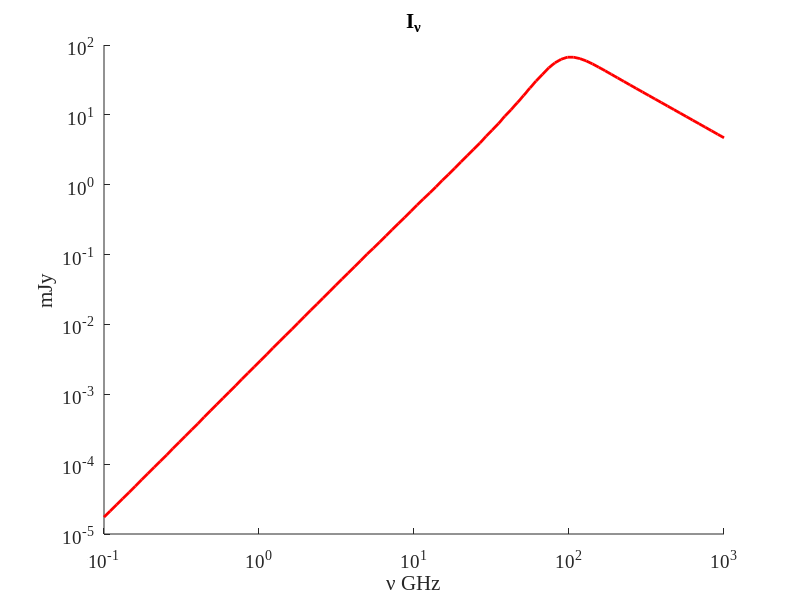

The MATLAB source for this figure: (Note: this script raises an error after producing the figure.)
clear;

radiation = importdata('radiation.dat');

N = size(radiation,1);
Nr = size(radiation,2);

%CSS161010
cssx1(1:4) = [1.5, 3.0, 6.1, 9.87 ];
cssy1(1:4) = [ 1.5, 4.3, 6.1, 4.2 ];
cssError1(1:4) = [ 0.1, 0.2, 0.3, 0.2 ];

cssx2(1:5) = [ 1.5, 2.94, 6.1, 9.74, 22.0 ];
cssy2(1:5) = [ 4.7, 2.9, 2.3, 1.74, 0.56 ];
cssError2(1:5) = [ 0.6, 0.2, 0.1, 0.09, 0.03 ];

cssx3(1:6) = [ 0.33, 0.61, 1.5, 3.0, 6.05, 10.0 ];
%todo 0? or what?
cssy3(1:6) = [ 0.0, 0.79, 0.27, 0.17, 0.07, 0.032 ];
cssError3(1:6) = [ 0.375, 0.09, 0.07, 0.03, 0.01, 0.008 ];
%

%SN2009bb
jul12x(1:2) = 0;
jul12x(1) = 0.325;
jul12x(2) = 0.61;
jul12y(1:2) = 0;
jul12y(1) = 4.4;
jul12y(2) = 2.0;

jan12x(1:3) = 0;
jan12x(1) = 0.325;
jan12x(2) = 0.61;
jan12x(3) = 1.28;
jan12y(1:3) = 0;
jan12y(1) = 5.9;
jan12y(2) = 1.4;
jan12y(3) = 0.7;

apr11x(1:3) = 0;
apr11x(1) = 0.325;
apr11x(2) = 0.61;
apr11x(3) = 1.28;
apr11y(1:3) = 0;
apr11y(1) = 4.6;
apr11y(2) = 1.4;
ap11y(3) = 0.7;

decx(1:3) = 0;
decx(1) = 0.325;
decx(2) = 0.61;
decx(3) = 1.28;
decy(1:3) = 0;
decy(1) = 6.1;
decy(2) = 1.9;
decy(3) = 0.9;

octx(1:3) = 0;
octx(1) = 0.325;
octx(2) = 0.61;
octx(3) = 1.28;
octy(1:3) = 0;
octy(1) = 12;
octy(2) = 6.3;
octy(3) = 4.4;

augx(1:5) = 0;
augx(1) = 0.332;
augx(2) = 0.617;
augx(3) = 1.43;
augx(4) = 4.86;
augx(5) = 8.46;
augy(1:5) = 0;
augy(1) = 3.3;
augy(2) = 7.9;
augy(3) = 8.68;
augy(4) = 2.47;
augy(5) = 1.084;
augerr(1:5) = 0;
augerr(1) = 0.7;
augerr(2) = 0.3;
augerr(3) = 0.341;
augerr(4) = 0.155;
augerr(5) = 0.091;

augmax = 0.886;
augmaxy = 11.2;

junx(1:4) = 0;
junx(1) = 0.617;
junx(2) = 1.43;
junx(3) = 4.86;
junx(4) = 8.46;
juny(1:4) = 0;
juny(1) = 3.0;
juny(2) = 9.465;
juny(3) = 5.877;
juny(4) = 3.203;
junerr(1:4) = 0;
junerr(1) = 0.3;
junerr(2) = 0.186;
junerr(3) = 0.11;
junerr(4) = 0.074;

junmaxx = 1.65;
junmaxy = 13.2;

mayx(1:3) = 0;
mayx(1) = 1.43;
mayx(2) = 4.86;
mayx(3) = 8.46;
mayy(1:3) = 0;
mayy(1) = 4.93;
mayy(2) = 12.2;
mayy(3) = 6.82;
mayerr(1:3) = 0;
mayerr(1) = 0.122;
mayerr(2) = 0.165;
mayerr(3) = 0.098;

maymaxx = 2.96;
maymaxy = 15.2;

aprx(1:4) = 0;
aprx(1) = 1.43;
aprx(2) = 4.86;
aprx(3) = 8.46;
aprx(4) = 22.5;
apry(1:4) = 0;
apry(1) = 1.3;
apry(2) = 12.86;
apry(3) = 17.57;
apry(4) = 5.2;
aprerr(1:4) = 0;
aprerr(1) = 0.1;
aprerr(2) = 0.161;
aprerr(3) = 0.088;
aprerr(4) = 0.19;

aprmaxx = 6.50;
aprmaxy = 19.3;
%

r = 5.17E16;
d = 40*3*10^24;
B = 0.346;
n = 2912;
me = 0.91*10^-27;
c = 3*10^10;
c1 = 6.27*10^18;
c5 = 7.25*10^-24;
c6 = 7.97*10^-41;
g = 3;
E0 = me*c*c;
N0 = n*(g-1)*(E0^(g-1));
f = 0.5;
s = 4*f*r/3;

h = 6.626*10^-27;

%theorRadiation(1:N) = 0;

%nu1 = 2*c1*((s*c6)^(2/(g+4)))*(N0^(2/(g+4)))*B^((g+2)/(g+4));
%for i = 1:N,
    %if (radiation(i,1)*(10^9) < nu1)
%        theorRadiation(i) = (10^26)*(3.14*r*r/d^2)*(c5/c6)*(B^-0.5)*((radiation(i,1)*(10^9)/(2*c1))^2.5)*(1 - exp(-((radiation(i,1)*(10^9)/nu1)^(-(g+4)/2))));
    %else 
    %    theorRadiation(i) = (10^26)*
    %end;
%end;

set(0,'DefaultAxesFontSize',14,'DefaultAxesFontName','Times New Roman');
set(0,'DefaultTextFontSize',20,'DefaultTextFontName','Times New Roman'); 

figure(1);
hold on;
set(gca, 'YScale', 'log');
set(gca, 'XScale', 'log');
title ('I_{\nu}');
xlabel ('{\nu} GHz');
ylabel ('mJy');

loglog(radiation(1:N,1),radiation(1:N,2),'red','LineWidth',2);
loglog(radiation(1:N,1),radiation(1:N,3),'green','LineWidth',2);
loglog(radiation(1:N,1),radiation(1:N,4),'blue','LineWidth',2);

%loglog(radiation(1:N,1),radiation(1:N,5),'magenta','LineWidth',2);
%plot(radiation(1:N,1),radiation(1:N,6),'Color',[1.0,0.6,0],'LineWidth',2);
%plot(radiation(1:N,1),radiation(1:N,7),'black','LineWidth',2);

%loglog(aprx(1:4),apry(1:4),'--o','Color','red','LineWidth',2);
%loglog(mayx(1:3),mayy(1:3),'--o','Color','green','LineWidth',2);
%loglog(junx(1:4),juny(1:4),'--o','Color','blue','LineWidth',2);
%loglog(augx(1:5),augy(1:5),'--o','Color','magenta','LineWidth',2);
%plot(octx(1:3),octy(1:3),'--o','Color',[1.0,0.6,0],'LineWidth',2);
%plot(decx(1:3),decy(1:3),'--o','Color','black','LineWidth',2);

errorbar(cssx1,cssy1,cssError1,'red','LineWidth',2);
errorbar(cssx2,cssy2,cssError2,'green','LineWidth',2);
errorbar(cssx3,cssy3,cssError3,'blue','LineWidth',2);

%errorbar(aprx,apry,aprerr,'red','LineWidth',2);
%errorbar(mayx,mayy,mayerr,'green','LineWidth',2);
%errorbar(junx,juny,junerr,'blue','LineWidth',2);
%errorbar(augx,augy,augerr,'magenta','LineWidth',2);

%legend('theory', 'shevalier', 'observation');

xlim([0.1 100]);
ylim([0.05 50]);

%legend('april','may','june','august','Location','northwest');
legend('99 days','162 days ','357 days','Location','northwest');

grid ;

dlmwrite('radiation.dat',radiation,'delimiter',' ');


gamma = - log(apry(3)/apry(4))/log(aprx(3)/aprx(4));

testx(1:3) = 0;
testx(1) = 8.46;
testx(2) = 22.5;
testx(3) = 1000*1.6*10^(-12)*10^(-9)/h;
testy(1:3) = 0;
testy(1) = apry(3);
testy(2) = testy(1)*power(testx(2)/testx(1),-gamma);
testy(3) = testy(1)*power(testx(3)/testx(1),-gamma);